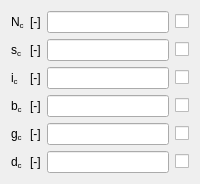
           <widget class="QWidget" name="QLimCTab">
            <attribute name="title">
             <string>c'</string>
            </attribute>
            <layout class="QGridLayout" name="gridLayout_56">
             <item row="0" column="0">
              <widget class="QLabelRichName" name="NcLabel">
               <property name="text">
                <string>&lt;html&gt;&lt;/head&gt;
&lt;body&gt;
N&lt;span style=&quot; vertical-align:sub;&quot;&gt;c&lt;/span&gt;&lt;/body&gt;&lt;/html&gt;</string>
               </property>
              </widget>
             </item>
             <item row="0" column="1">
              <widget class="QLabelUnitMeasure" name="NcUMLabel">
               <property name="text">
                <string>&lt;html&gt;&lt;/head&gt;
&lt;body&gt;[-]&lt;/body&gt;&lt;/html&gt;</string>
               </property>
              </widget>
             </item>
             <item row="0" column="3">
              <widget class="QLineEditValue" name="NcLEdit"/>
             </item>
             <item row="0" column="4">
              <widget class="QCheckBoxReadOnly" name="NcCheckBox">
               <property name="text">
                <string/>
               </property>
              </widget>
             </item>
             <item row="1" column="0">
              <widget class="QLabelRichName" name="scLabel">
               <property name="text">
                <string>&lt;html&gt;&lt;/head&gt;
&lt;body&gt;
s&lt;span style=&quot; vertical-align:sub;&quot;&gt;c&lt;/span&gt;&lt;/body&gt;&lt;/html&gt;</string>
               </property>
              </widget>
             </item>
             <item row="2" column="0">
              <widget class="QLabelRichName" name="icLabel">
               <property name="text">
                <string>&lt;html&gt;&lt;/head&gt;
&lt;body&gt;
i&lt;span style=&quot; vertical-align:sub;&quot;&gt;c&lt;/span&gt;&lt;/body&gt;&lt;/html&gt;</string>
               </property>
              </widget>
             </item>
             <item row="3" column="0">
              <widget class="QLabelRichName" name="bcLabel">
               <property name="text">
                <string>&lt;html&gt;&lt;/head&gt;
&lt;body&gt;
b&lt;span style=&quot; vertical-align:sub;&quot;&gt;c&lt;/span&gt;&lt;/body&gt;&lt;/html&gt;</string>
               </property>
              </widget>
             </item>
             <item row="4" column="0">
              <widget class="QLabelRichName" name="gcLabel">
               <property name="text">
                <string>&lt;html&gt;&lt;/head&gt;
&lt;body&gt;
g&lt;span style=&quot; vertical-align:sub;&quot;&gt;c&lt;/span&gt;&lt;/body&gt;&lt;/html&gt;</string>
               </property>
              </widget>
             </item>
             <item row="5" column="0">
              <widget class="QLabelRichName" name="dcLabel">
               <property name="text">
                <string>&lt;html&gt;&lt;/head&gt;
&lt;body&gt;
d&lt;span style=&quot; vertical-align:sub;&quot;&gt;c&lt;/span&gt;&lt;/body&gt;&lt;/html&gt;</string>
               </property>
              </widget>
             </item>
             <item row="1" column="1">
              <widget class="QLabelUnitMeasure" name="scUMLabel">
               <property name="text">
                <string>&lt;html&gt;&lt;/head&gt;
&lt;body&gt;[-]&lt;/body&gt;&lt;/html&gt;</string>
               </property>
              </widget>
             </item>
             <item row="2" column="1">
              <widget class="QLabelUnitMeasure" name="icUMLabel">
               <property name="text">
                <string>&lt;html&gt;&lt;/head&gt;
&lt;body&gt;[-]&lt;/body&gt;&lt;/html&gt;</string>
               </property>
              </widget>
             </item>
             <item row="3" column="1">
              <widget class="QLabelUnitMeasure" name="bcUMLabel">
               <property name="text">
                <string>&lt;html&gt;&lt;/head&gt;
&lt;body&gt;[-]&lt;/body&gt;&lt;/html&gt;</string>
               </property>
              </widget>
             </item>
             <item row="4" column="1">
              <widget class="QLabelUnitMeasure" name="gcUMLabel">
               <property name="text">
                <string>&lt;html&gt;&lt;/head&gt;
&lt;body&gt;[-]&lt;/body&gt;&lt;/html&gt;</string>
               </property>
              </widget>
             </item>
             <item row="5" column="1">
              <widget class="QLabelUnitMeasure" name="dcUMLabel">
               <property name="text">
                <string>&lt;html&gt;&lt;/head&gt;
&lt;body&gt;[-]&lt;/body&gt;&lt;/html&gt;</string>
               </property>
              </widget>
             </item>
             <item row="1" column="3">
              <widget class="QLineEditValue" name="scLEdit"/>
             </item>
             <item row="2" column="3">
              <widget class="QLineEditValue" name="icLEdit"/>
             </item>
             <item row="3" column="3">
              <widget class="QLineEditValue" name="bcLEdit"/>
             </item>
             <item row="4" column="3">
              <widget class="QLineEditValue" name="gcLEdit"/>
             </item>
             <item row="5" column="3">
              <widget class="QLineEditValue" name="dcLEdit"/>
             </item>
             <item row="1" column="4">
              <widget class="QCheckBoxReadOnly" name="scCheckBox">
               <property name="text">
                <string/>
               </property>
              </widget>
             </item>
             <item row="2" column="4">
              <widget class="QCheckBoxReadOnly" name="icCheckBox">
               <property name="text">
                <string/>
               </property>
              </widget>
             </item>
             <item row="3" column="4">
              <widget class="QCheckBoxReadOnly" name="bcCheckBox">
               <property name="text">
                <string/>
               </property>
              </widget>
             </item>
             <item row="4" column="4">
              <widget class="QCheckBoxReadOnly" name="gcCheckBox">
               <property name="text">
                <string/>
               </property>
              </widget>
             </item>
             <item row="5" column="4">
              <widget class="QCheckBoxReadOnly" name="dcCheckBox">
               <property name="text">
                <string/>
               </property>
              </widget>
             </item>
            </layout>
           </widget>
